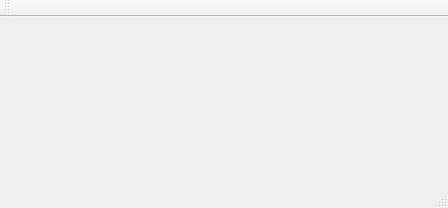
<?xml version="1.0" encoding="UTF-8"?>
<ui version="4.0">
 <class>HelloQt</class>
 <widget class="QMainWindow" name="HelloQt">
  <property name="geometry">
   <rect>
    <x>0</x>
    <y>0</y>
    <width>448</width>
    <height>208</height>
   </rect>
  </property>
  <property name="windowTitle">
   <string>HelloQt</string>
  </property>
  <widget class="QWidget" name="centralWidget"/>
  <widget class="QMenuBar" name="menuBar">
   <property name="geometry">
    <rect>
     <x>0</x>
     <y>0</y>
     <width>448</width>
     <height>22</height>
    </rect>
   </property>
  </widget>
  <widget class="QToolBar" name="mainToolBar">
   <attribute name="toolBarArea">
    <enum>TopToolBarArea</enum>
   </attribute>
   <attribute name="toolBarBreak">
    <bool>false</bool>
   </attribute>
  </widget>
  <widget class="QStatusBar" name="statusBar"/>
 </widget>
 <layoutdefault spacing="6" margin="11"/>
 <resources/>
 <connections/>
</ui>
